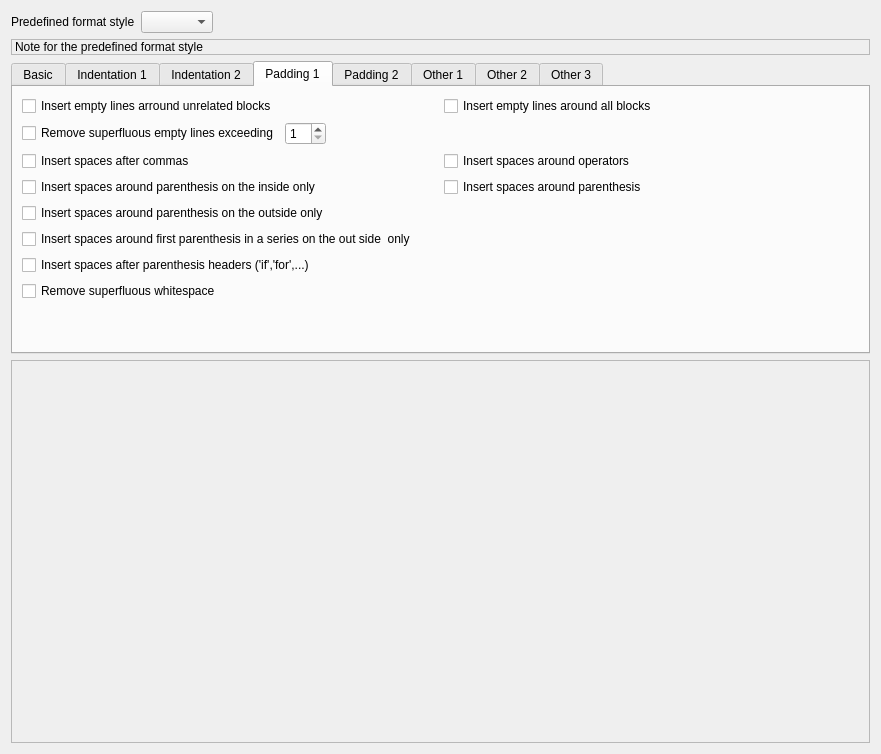
<?xml version="1.0" encoding="UTF-8"?>
<ui version="4.0">
 <class>FormatterGeneralWidget</class>
 <widget class="QWidget" name="FormatterGeneralWidget">
  <property name="geometry">
   <rect>
    <x>0</x>
    <y>0</y>
    <width>881</width>
    <height>754</height>
   </rect>
  </property>
  <property name="windowTitle">
   <string>Form</string>
  </property>
  <layout class="QVBoxLayout" name="verticalLayout_2">
   <item>
    <widget class="QWidget" name="widget" native="true">
     <layout class="QHBoxLayout" name="horizontalLayout">
      <property name="leftMargin">
       <number>0</number>
      </property>
      <property name="topMargin">
       <number>0</number>
      </property>
      <property name="rightMargin">
       <number>0</number>
      </property>
      <property name="bottomMargin">
       <number>0</number>
      </property>
      <item>
       <widget class="QLabel" name="label">
        <property name="text">
         <string>Predefined format style</string>
        </property>
       </widget>
      </item>
      <item>
       <widget class="QComboBox" name="cbBraceStyle"/>
      </item>
      <item>
       <spacer name="horizontalSpacer">
        <property name="orientation">
         <enum>Qt::Horizontal</enum>
        </property>
        <property name="sizeHint" stdset="0">
         <size>
          <width>40</width>
          <height>20</height>
         </size>
        </property>
       </spacer>
      </item>
     </layout>
    </widget>
   </item>
   <item>
    <widget class="QLabel" name="lblBraceStyle">
     <property name="frameShape">
      <enum>QFrame::StyledPanel</enum>
     </property>
     <property name="text">
      <string>&lt;html&gt;&lt;head/&gt;&lt;body&gt;&lt;p&gt;Note for the predefined format style&lt;/p&gt;&lt;/body&gt;&lt;/html&gt;</string>
     </property>
     <property name="wordWrap">
      <bool>true</bool>
     </property>
    </widget>
   </item>
   <item>
    <widget class="QTabWidget" name="tabWidget">
     <property name="currentIndex">
      <number>3</number>
     </property>
     <widget class="QWidget" name="tab">
      <attribute name="title">
       <string>Basic</string>
      </attribute>
      <layout class="QVBoxLayout" name="verticalLayout_3">
       <item>
        <widget class="QGroupBox" name="groupBox_2">
         <property name="title">
          <string>Brace modifications</string>
         </property>
         <layout class="QVBoxLayout" name="verticalLayout">
          <item>
           <widget class="QCheckBox" name="chkAttachNamespaces">
            <property name="text">
             <string>Attach braces to namespace statements</string>
            </property>
           </widget>
          </item>
          <item>
           <widget class="QCheckBox" name="chkAttachClasses">
            <property name="text">
             <string>Attach braces to classes</string>
            </property>
           </widget>
          </item>
          <item>
           <widget class="QCheckBox" name="chkAttachInline">
            <property name="text">
             <string>Attach braces to class inline function definitions</string>
            </property>
           </widget>
          </item>
          <item>
           <widget class="QCheckBox" name="chkAttachExternC">
            <property name="text">
             <string>Attach braces to extern &quot;C&quot; statements</string>
            </property>
           </widget>
          </item>
          <item>
           <widget class="QCheckBox" name="chkAttachClosingWhile">
            <property name="text">
             <string>Attach the closing while of do-while to the close brace</string>
            </property>
           </widget>
          </item>
         </layout>
        </widget>
       </item>
       <item>
        <widget class="QCheckBox" name="chkConvertTabs">
         <property name="text">
          <string>Convert tabs to the appropriate number of spaces</string>
         </property>
        </widget>
       </item>
      </layout>
     </widget>
     <widget class="QWidget" name="tab_3">
      <attribute name="title">
       <string>Indentation 1</string>
      </attribute>
      <layout class="QVBoxLayout" name="verticalLayout_4">
       <item>
        <widget class="QGroupBox" name="groupBox">
         <property name="title">
          <string>Indent with:</string>
         </property>
         <layout class="QHBoxLayout" name="horizontalLayout_2">
          <property name="topMargin">
           <number>5</number>
          </property>
          <property name="rightMargin">
           <number>11</number>
          </property>
          <property name="bottomMargin">
           <number>5</number>
          </property>
          <item>
           <widget class="QRadioButton" name="rbIndentSpaces">
            <property name="toolTip">
             <string>Indent using spaces</string>
            </property>
            <property name="text">
             <string>Spaces</string>
            </property>
           </widget>
          </item>
          <item>
           <widget class="QRadioButton" name="rbIndentTabs">
            <property name="toolTip">
             <string>Indent using tabs</string>
            </property>
            <property name="text">
             <string>Tabs</string>
            </property>
           </widget>
          </item>
         </layout>
        </widget>
       </item>
       <item>
        <widget class="QWidget" name="widget_2" native="true">
         <layout class="QGridLayout" name="gridLayout_2">
          <property name="leftMargin">
           <number>0</number>
          </property>
          <property name="topMargin">
           <number>0</number>
          </property>
          <property name="rightMargin">
           <number>0</number>
          </property>
          <property name="bottomMargin">
           <number>0</number>
          </property>
          <item row="0" column="0">
           <widget class="QLabel" name="label_2">
            <property name="text">
             <string>Tab Size:</string>
            </property>
           </widget>
          </item>
          <item row="0" column="2">
           <spacer name="horizontalSpacer_2">
            <property name="orientation">
             <enum>Qt::Horizontal</enum>
            </property>
            <property name="sizeHint" stdset="0">
             <size>
              <width>40</width>
              <height>20</height>
             </size>
            </property>
           </spacer>
          </item>
          <item row="0" column="1">
           <widget class="QSpinBox" name="spinTabSize">
            <property name="minimum">
             <number>1</number>
            </property>
            <property name="maximum">
             <number>8</number>
            </property>
            <property name="value">
             <number>4</number>
            </property>
           </widget>
          </item>
         </layout>
        </widget>
       </item>
       <item>
        <widget class="QWidget" name="widget_3" native="true">
         <layout class="QHBoxLayout" name="horizontalLayout_3">
          <property name="leftMargin">
           <number>0</number>
          </property>
          <property name="topMargin">
           <number>0</number>
          </property>
          <property name="rightMargin">
           <number>0</number>
          </property>
          <property name="bottomMargin">
           <number>0</number>
          </property>
          <item>
           <widget class="QLabel" name="label_3">
            <property name="text">
             <string>Indent for continuation lines:</string>
            </property>
           </widget>
          </item>
          <item>
           <widget class="QSpinBox" name="spinIndentContinuation">
            <property name="maximum">
             <number>4</number>
            </property>
            <property name="value">
             <number>1</number>
            </property>
           </widget>
          </item>
          <item>
           <spacer name="horizontalSpacer_3">
            <property name="orientation">
             <enum>Qt::Horizontal</enum>
            </property>
            <property name="sizeHint" stdset="0">
             <size>
              <width>40</width>
              <height>20</height>
             </size>
            </property>
           </spacer>
          </item>
         </layout>
        </widget>
       </item>
       <item>
        <widget class="QWidget" name="widget_4" native="true">
         <layout class="QHBoxLayout" name="horizontalLayout_4">
          <property name="leftMargin">
           <number>0</number>
          </property>
          <property name="topMargin">
           <number>0</number>
          </property>
          <property name="rightMargin">
           <number>0</number>
          </property>
          <property name="bottomMargin">
           <number>0</number>
          </property>
          <item>
           <widget class="QLabel" name="label_4">
            <property name="text">
             <string>Minimal indent for a continuous conditional beloning to a conditional header:</string>
            </property>
           </widget>
          </item>
          <item>
           <widget class="QComboBox" name="cbMinConditionalIndent"/>
          </item>
          <item>
           <spacer name="horizontalSpacer_4">
            <property name="orientation">
             <enum>Qt::Horizontal</enum>
            </property>
            <property name="sizeHint" stdset="0">
             <size>
              <width>187</width>
              <height>20</height>
             </size>
            </property>
           </spacer>
          </item>
         </layout>
        </widget>
       </item>
       <item>
        <widget class="QWidget" name="widget_5" native="true">
         <layout class="QHBoxLayout" name="horizontalLayout_5">
          <property name="leftMargin">
           <number>0</number>
          </property>
          <property name="topMargin">
           <number>0</number>
          </property>
          <property name="rightMargin">
           <number>0</number>
          </property>
          <property name="bottomMargin">
           <number>0</number>
          </property>
          <item>
           <widget class="QLabel" name="label_5">
            <property name="text">
             <string>Maximal indent spaces for a continuation line</string>
            </property>
           </widget>
          </item>
          <item>
           <widget class="QSpinBox" name="spinMaxContinuationIndent">
            <property name="minimum">
             <number>40</number>
            </property>
            <property name="maximum">
             <number>120</number>
            </property>
           </widget>
          </item>
          <item>
           <spacer name="horizontalSpacer_5">
            <property name="orientation">
             <enum>Qt::Horizontal</enum>
            </property>
            <property name="sizeHint" stdset="0">
             <size>
              <width>427</width>
              <height>20</height>
             </size>
            </property>
           </spacer>
          </item>
         </layout>
        </widget>
       </item>
       <item>
        <spacer name="verticalSpacer_5">
         <property name="orientation">
          <enum>Qt::Vertical</enum>
         </property>
         <property name="sizeHint" stdset="0">
          <size>
           <width>20</width>
           <height>40</height>
          </size>
         </property>
        </spacer>
       </item>
      </layout>
     </widget>
     <widget class="QWidget" name="tab_2">
      <attribute name="title">
       <string>Indentation 2</string>
      </attribute>
      <layout class="QGridLayout" name="gridLayout">
       <item row="10" column="0">
        <widget class="QCheckBox" name="chkIndentCol1Comments">
         <property name="text">
          <string>Indent line comments that start in column one</string>
         </property>
        </widget>
       </item>
       <item row="8" column="1">
        <widget class="QCheckBox" name="chkIndentPreprocDefine">
         <property name="text">
          <string>Indent multi-line preprocessor #define statements</string>
         </property>
        </widget>
       </item>
       <item row="2" column="0">
        <widget class="QCheckBox" name="chkIndentSwiches">
         <property name="text">
          <string>Indent switch blocks</string>
         </property>
        </widget>
       </item>
       <item row="5" column="0">
        <widget class="QCheckBox" name="chkIndentLabels">
         <property name="text">
          <string>Indent labels</string>
         </property>
        </widget>
       </item>
       <item row="8" column="0">
        <widget class="QCheckBox" name="chkIndentPreprocCond">
         <property name="text">
          <string>Indent preprocessor conditional statements</string>
         </property>
        </widget>
       </item>
       <item row="4" column="1">
        <widget class="QCheckBox" name="chkIndentAfterParens">
         <property name="text">
          <string>Indent after parenthesis '(' or assignment '='</string>
         </property>
        </widget>
       </item>
       <item row="0" column="1">
        <widget class="QCheckBox" name="chkIndentModifiers">
         <property name="text">
          <string>Indent class access modifiers</string>
         </property>
        </widget>
       </item>
       <item row="2" column="1">
        <widget class="QCheckBox" name="chkIndentCases">
         <property name="text">
          <string>Indent cases</string>
         </property>
        </widget>
       </item>
       <item row="0" column="0">
        <widget class="QCheckBox" name="chkIndentClasses">
         <property name="text">
          <string>Indent class blocks</string>
         </property>
        </widget>
       </item>
       <item row="4" column="0">
        <widget class="QCheckBox" name="chkIndentNamespaces">
         <property name="text">
          <string>Indent namespaces</string>
         </property>
        </widget>
       </item>
       <item row="5" column="1">
        <widget class="QCheckBox" name="chkIndentPreprocBlock">
         <property name="text">
          <string>Indent preprocessor blocks</string>
         </property>
        </widget>
       </item>
       <item row="11" column="0">
        <spacer name="verticalSpacer_4">
         <property name="orientation">
          <enum>Qt::Vertical</enum>
         </property>
         <property name="sizeHint" stdset="0">
          <size>
           <width>20</width>
           <height>40</height>
          </size>
         </property>
        </spacer>
       </item>
      </layout>
     </widget>
     <widget class="QWidget" name="tab_4">
      <attribute name="title">
       <string>Padding 1</string>
      </attribute>
      <layout class="QGridLayout" name="gridLayout_3">
       <item row="11" column="0" colspan="2">
        <widget class="QCheckBox" name="chkPadHeader">
         <property name="text">
          <string>Insert spaces after parenthesis headers ('if','for',...)</string>
         </property>
        </widget>
       </item>
       <item row="13" column="0">
        <spacer name="verticalSpacer_3">
         <property name="orientation">
          <enum>Qt::Vertical</enum>
         </property>
         <property name="sizeHint" stdset="0">
          <size>
           <width>20</width>
           <height>40</height>
          </size>
         </property>
        </spacer>
       </item>
       <item row="4" column="0">
        <widget class="QCheckBox" name="chkPadParenIn">
         <property name="text">
          <string>Insert spaces around parenthesis on the inside only</string>
         </property>
        </widget>
       </item>
       <item row="5" column="0">
        <widget class="QCheckBox" name="chkPadParenOut">
         <property name="text">
          <string>Insert spaces around parenthesis on the outside only</string>
         </property>
        </widget>
       </item>
       <item row="10" column="0" colspan="2">
        <widget class="QCheckBox" name="chkPadFirstParenOut">
         <property name="text">
          <string>Insert spaces around first parenthesis in a series on the out side  only</string>
         </property>
        </widget>
       </item>
       <item row="2" column="0">
        <widget class="QCheckBox" name="chkPadComma">
         <property name="text">
          <string>Insert spaces after commas</string>
         </property>
        </widget>
       </item>
       <item row="0" column="0">
        <widget class="QCheckBox" name="chkBreakBlocks">
         <property name="text">
          <string>Insert empty lines arround unrelated blocks</string>
         </property>
        </widget>
       </item>
       <item row="1" column="0" colspan="2">
        <widget class="QWidget" name="widget_7" native="true">
         <layout class="QHBoxLayout" name="horizontalLayout_7">
          <property name="leftMargin">
           <number>0</number>
          </property>
          <property name="topMargin">
           <number>0</number>
          </property>
          <property name="rightMargin">
           <number>0</number>
          </property>
          <property name="bottomMargin">
           <number>0</number>
          </property>
          <item>
           <widget class="QCheckBox" name="chkSqueezeEmptyLines">
            <property name="text">
             <string>Remove superfluous empty lines exceeding</string>
            </property>
           </widget>
          </item>
          <item>
           <widget class="QSpinBox" name="spinSqueezeEmptyLines">
            <property name="minimum">
             <number>1</number>
            </property>
           </widget>
          </item>
          <item>
           <spacer name="horizontalSpacer_8">
            <property name="orientation">
             <enum>Qt::Horizontal</enum>
            </property>
            <property name="sizeHint" stdset="0">
             <size>
              <width>40</width>
              <height>20</height>
             </size>
            </property>
           </spacer>
          </item>
         </layout>
        </widget>
       </item>
       <item row="2" column="1">
        <widget class="QCheckBox" name="chkPadOper">
         <property name="text">
          <string>Insert spaces around operators</string>
         </property>
        </widget>
       </item>
       <item row="4" column="1">
        <widget class="QCheckBox" name="chkPadParen">
         <property name="text">
          <string>Insert spaces around parenthesis</string>
         </property>
        </widget>
       </item>
       <item row="0" column="1">
        <widget class="QCheckBox" name="chkBreakBlocksAll">
         <property name="text">
          <string>Insert empty lines around all blocks</string>
         </property>
        </widget>
       </item>
       <item row="12" column="0" colspan="2">
        <widget class="QCheckBox" name="chkSqueezeWhitespace">
         <property name="text">
          <string>Remove superfluous whitespace</string>
         </property>
        </widget>
       </item>
      </layout>
     </widget>
     <widget class="QWidget" name="tab_5">
      <attribute name="title">
       <string>Padding 2</string>
      </attribute>
      <layout class="QGridLayout" name="gridLayout_4">
       <item row="3" column="1">
        <widget class="QRadioButton" name="rbAlignPointNone">
         <property name="text">
          <string>none</string>
         </property>
         <attribute name="buttonGroup">
          <string notr="true">pointerBtnGroup</string>
         </attribute>
        </widget>
       </item>
       <item row="4" column="1">
        <widget class="QRadioButton" name="rbAlignReferenceNone">
         <property name="text">
          <string>none</string>
         </property>
         <attribute name="buttonGroup">
          <string notr="true">referenceBtnGroup</string>
         </attribute>
        </widget>
       </item>
       <item row="0" column="0" colspan="6">
        <widget class="QCheckBox" name="chkUnpadParen">
         <property name="text">
          <string>Remove unnecessary space adding around parenthesis</string>
         </property>
        </widget>
       </item>
       <item row="3" column="2">
        <widget class="QRadioButton" name="rbAlignPointType">
         <property name="text">
          <string>type(left)</string>
         </property>
         <attribute name="buttonGroup">
          <string notr="true">pointerBtnGroup</string>
         </attribute>
        </widget>
       </item>
       <item row="3" column="4">
        <widget class="QRadioButton" name="rbAlignPointerName">
         <property name="text">
          <string>name(right)</string>
         </property>
         <attribute name="buttonGroup">
          <string notr="true">pointerBtnGroup</string>
         </attribute>
        </widget>
       </item>
       <item row="4" column="3">
        <widget class="QRadioButton" name="rbAlignReferenceMiddle">
         <property name="text">
          <string>middle</string>
         </property>
         <attribute name="buttonGroup">
          <string notr="true">referenceBtnGroup</string>
         </attribute>
        </widget>
       </item>
       <item row="3" column="0">
        <widget class="QLabel" name="label_6">
         <property name="text">
          <string>Attach a pointer operator to its :</string>
         </property>
        </widget>
       </item>
       <item row="4" column="2">
        <widget class="QRadioButton" name="rbAlignReferenceType">
         <property name="text">
          <string>type(left)</string>
         </property>
         <attribute name="buttonGroup">
          <string notr="true">referenceBtnGroup</string>
         </attribute>
        </widget>
       </item>
       <item row="4" column="4">
        <widget class="QRadioButton" name="rbAlignReferenceName">
         <property name="text">
          <string>name(right)</string>
         </property>
         <attribute name="buttonGroup">
          <string notr="true">referenceBtnGroup</string>
         </attribute>
        </widget>
       </item>
       <item row="1" column="0" colspan="6">
        <widget class="QCheckBox" name="chkDeleteEmptyLines">
         <property name="text">
          <string>Remove all empty lines. It will NOT delete lines added by the padding options.</string>
         </property>
        </widget>
       </item>
       <item row="2" column="0" colspan="6">
        <widget class="QCheckBox" name="chkFillEmptyLines">
         <property name="text">
          <string>Fill empty lines with the white space of the previous lines.</string>
         </property>
        </widget>
       </item>
       <item row="3" column="3">
        <widget class="QRadioButton" name="rbAlignPointerMiddle">
         <property name="text">
          <string>middle</string>
         </property>
         <attribute name="buttonGroup">
          <string notr="true">pointerBtnGroup</string>
         </attribute>
        </widget>
       </item>
       <item row="3" column="5">
        <spacer name="horizontalSpacer_6">
         <property name="orientation">
          <enum>Qt::Horizontal</enum>
         </property>
         <property name="sizeHint" stdset="0">
          <size>
           <width>40</width>
           <height>20</height>
          </size>
         </property>
        </spacer>
       </item>
       <item row="4" column="0">
        <widget class="QLabel" name="label_7">
         <property name="text">
          <string>Attach a reference operator to its :</string>
         </property>
        </widget>
       </item>
       <item row="5" column="0">
        <spacer name="verticalSpacer_2">
         <property name="orientation">
          <enum>Qt::Vertical</enum>
         </property>
         <property name="sizeHint" stdset="0">
          <size>
           <width>20</width>
           <height>40</height>
          </size>
         </property>
        </spacer>
       </item>
      </layout>
     </widget>
     <widget class="QWidget" name="tab_6">
      <attribute name="title">
       <string>Other 1</string>
      </attribute>
      <layout class="QGridLayout" name="gridLayout_5">
       <item row="3" column="0">
        <widget class="QCheckBox" name="chkAddBraces">
         <property name="text">
          <string>Add braces to unbraced one line conditional statements</string>
         </property>
        </widget>
       </item>
       <item row="4" column="0">
        <widget class="QCheckBox" name="chkAddOneLineBraces">
         <property name="text">
          <string>Add one line braces to unbraced one line conditional statements</string>
         </property>
        </widget>
       </item>
       <item row="2" column="0">
        <widget class="QCheckBox" name="chkBreakOneLineHeaders">
         <property name="text">
          <string>Break one line headers ('if','while','else'...) from the statement on the same line</string>
         </property>
        </widget>
       </item>
       <item row="5" column="0">
        <widget class="QCheckBox" name="chkRemoveBraces">
         <property name="text">
          <string>Remove braces from a braced one line conditional statements</string>
         </property>
        </widget>
       </item>
       <item row="0" column="0">
        <widget class="QCheckBox" name="chkBreakClosingBraces">
         <property name="text">
          <string>Break braces before close headers ('else','catch&quot;...)</string>
         </property>
        </widget>
       </item>
       <item row="1" column="0">
        <widget class="QCheckBox" name="chkBreakElseIf">
         <property name="text">
          <string>Break 'else if' statements into two lines</string>
         </property>
        </widget>
       </item>
       <item row="6" column="0">
        <spacer name="verticalSpacer_6">
         <property name="orientation">
          <enum>Qt::Vertical</enum>
         </property>
         <property name="sizeHint" stdset="0">
          <size>
           <width>20</width>
           <height>40</height>
          </size>
         </property>
        </spacer>
       </item>
      </layout>
     </widget>
     <widget class="QWidget" name="tab_7">
      <attribute name="title">
       <string>Other 2</string>
      </attribute>
      <layout class="QGridLayout" name="gridLayout_6">
       <item row="4" column="0">
        <widget class="QCheckBox" name="chkAttachReturnType">
         <property name="text">
          <string>Attach return type to the function name in its definition</string>
         </property>
        </widget>
       </item>
       <item row="6" column="0">
        <widget class="QCheckBox" name="chkKeepOneLineBlocks">
         <property name="text">
          <string>Don't break blocks residing completely on one line</string>
         </property>
        </widget>
       </item>
       <item row="2" column="0">
        <widget class="QCheckBox" name="chkBreakReturnType">
         <property name="text">
          <string>Break return type from the function name in its definition</string>
         </property>
        </widget>
       </item>
       <item row="7" column="0">
        <widget class="QCheckBox" name="chkKeepOneLineStatements">
         <property name="text">
          <string>Don't break multiple statements residing on one line</string>
         </property>
        </widget>
       </item>
       <item row="0" column="0">
        <widget class="QCheckBox" name="chkBreakReturnTypeDecl">
         <property name="text">
          <string>Break return type from the function name in its declaration</string>
         </property>
        </widget>
       </item>
       <item row="1" column="0">
        <widget class="QCheckBox" name="chkAttachReturnTypeDecl">
         <property name="text">
          <string>Attach return type to the function name in its declaration</string>
         </property>
        </widget>
       </item>
       <item row="8" column="0">
        <spacer name="verticalSpacer_7">
         <property name="orientation">
          <enum>Qt::Vertical</enum>
         </property>
         <property name="sizeHint" stdset="0">
          <size>
           <width>20</width>
           <height>40</height>
          </size>
         </property>
        </spacer>
       </item>
      </layout>
     </widget>
     <widget class="QWidget" name="tab_8">
      <attribute name="title">
       <string>Other 3</string>
      </attribute>
      <layout class="QGridLayout" name="gridLayout_7">
       <item row="3" column="0">
        <widget class="QWidget" name="widget_6" native="true">
         <layout class="QHBoxLayout" name="horizontalLayout_6">
          <property name="leftMargin">
           <number>0</number>
          </property>
          <property name="topMargin">
           <number>0</number>
          </property>
          <property name="rightMargin">
           <number>0</number>
          </property>
          <property name="bottomMargin">
           <number>0</number>
          </property>
          <item>
           <widget class="QCheckBox" name="chkBreakMaxCodeLength">
            <property name="text">
             <string>Break lines exceeds</string>
            </property>
           </widget>
          </item>
          <item>
           <widget class="QSpinBox" name="spinMaxCodeLength">
            <property name="suffix">
             <string>characters</string>
            </property>
            <property name="minimum">
             <number>50</number>
            </property>
            <property name="maximum">
             <number>200</number>
            </property>
            <property name="value">
             <number>200</number>
            </property>
           </widget>
          </item>
          <item>
           <spacer name="horizontalSpacer_7">
            <property name="orientation">
             <enum>Qt::Horizontal</enum>
            </property>
            <property name="sizeHint" stdset="0">
             <size>
              <width>40</width>
              <height>20</height>
             </size>
            </property>
           </spacer>
          </item>
         </layout>
        </widget>
       </item>
       <item row="5" column="0">
        <spacer name="verticalSpacer">
         <property name="orientation">
          <enum>Qt::Vertical</enum>
         </property>
         <property name="sizeHint" stdset="0">
          <size>
           <width>20</width>
           <height>40</height>
          </size>
         </property>
        </spacer>
       </item>
       <item row="1" column="0">
        <widget class="QCheckBox" name="chkRemoveCommentPrefix">
         <property name="text">
          <string>Remove the leading '*' prefix on multi-line comments and indent the comment text one line indent.</string>
         </property>
        </widget>
       </item>
       <item row="0" column="0">
        <widget class="QCheckBox" name="chkCloseTemplates">
         <property name="text">
          <string>Close ending angle brackets on template definitions</string>
         </property>
        </widget>
       </item>
       <item row="4" column="0">
        <widget class="QCheckBox" name="chkBreakAfterLogical">
         <property name="text">
          <string>Place the logical conditional to the last on the previous line, when break lines</string>
         </property>
        </widget>
       </item>
      </layout>
     </widget>
    </widget>
   </item>
   <item>
    <widget class="Editor" name="editDemo">
     <property name="sizePolicy">
      <sizepolicy hsizetype="Preferred" vsizetype="Expanding">
       <horstretch>0</horstretch>
       <verstretch>1</verstretch>
      </sizepolicy>
     </property>
     <property name="minimumSize">
      <size>
       <width>0</width>
       <height>200</height>
      </size>
     </property>
     <property name="frameShape">
      <enum>QFrame::StyledPanel</enum>
     </property>
     <property name="frameShadow">
      <enum>QFrame::Raised</enum>
     </property>
    </widget>
   </item>
  </layout>
 </widget>
 <customwidgets>
  <customwidget>
   <class>Editor</class>
   <extends>QFrame</extends>
   <header>src/editor.h</header>
   <container>1</container>
  </customwidget>
 </customwidgets>
 <tabstops>
  <tabstop>cbBraceStyle</tabstop>
  <tabstop>tabWidget</tabstop>
  <tabstop>chkAttachNamespaces</tabstop>
  <tabstop>chkAttachClasses</tabstop>
  <tabstop>chkAttachInline</tabstop>
  <tabstop>chkAttachExternC</tabstop>
  <tabstop>chkAttachClosingWhile</tabstop>
  <tabstop>chkConvertTabs</tabstop>
  <tabstop>rbIndentSpaces</tabstop>
  <tabstop>rbIndentTabs</tabstop>
  <tabstop>spinTabSize</tabstop>
  <tabstop>spinIndentContinuation</tabstop>
  <tabstop>cbMinConditionalIndent</tabstop>
  <tabstop>spinMaxContinuationIndent</tabstop>
  <tabstop>chkIndentClasses</tabstop>
  <tabstop>chkIndentModifiers</tabstop>
  <tabstop>chkIndentSwiches</tabstop>
  <tabstop>chkIndentCases</tabstop>
  <tabstop>chkIndentNamespaces</tabstop>
  <tabstop>chkIndentAfterParens</tabstop>
  <tabstop>chkIndentLabels</tabstop>
  <tabstop>chkIndentPreprocBlock</tabstop>
  <tabstop>chkIndentPreprocCond</tabstop>
  <tabstop>chkIndentPreprocDefine</tabstop>
  <tabstop>chkIndentCol1Comments</tabstop>
  <tabstop>chkBreakBlocks</tabstop>
  <tabstop>chkPadOper</tabstop>
  <tabstop>chkPadParenIn</tabstop>
  <tabstop>chkPadParen</tabstop>
  <tabstop>chkPadParenOut</tabstop>
  <tabstop>chkPadFirstParenOut</tabstop>
  <tabstop>chkPadHeader</tabstop>
  <tabstop>chkUnpadParen</tabstop>
  <tabstop>chkDeleteEmptyLines</tabstop>
  <tabstop>chkFillEmptyLines</tabstop>
  <tabstop>rbAlignPointNone</tabstop>
  <tabstop>rbAlignPointType</tabstop>
  <tabstop>rbAlignPointerMiddle</tabstop>
  <tabstop>rbAlignPointerName</tabstop>
  <tabstop>rbAlignReferenceNone</tabstop>
  <tabstop>rbAlignReferenceType</tabstop>
  <tabstop>rbAlignReferenceMiddle</tabstop>
  <tabstop>rbAlignReferenceName</tabstop>
  <tabstop>chkBreakClosingBraces</tabstop>
  <tabstop>chkBreakElseIf</tabstop>
  <tabstop>chkBreakOneLineHeaders</tabstop>
  <tabstop>chkAddBraces</tabstop>
  <tabstop>chkAddOneLineBraces</tabstop>
  <tabstop>chkRemoveBraces</tabstop>
  <tabstop>chkBreakReturnTypeDecl</tabstop>
  <tabstop>chkAttachReturnTypeDecl</tabstop>
  <tabstop>chkBreakReturnType</tabstop>
  <tabstop>chkAttachReturnType</tabstop>
  <tabstop>chkKeepOneLineBlocks</tabstop>
  <tabstop>chkKeepOneLineStatements</tabstop>
  <tabstop>chkCloseTemplates</tabstop>
  <tabstop>chkRemoveCommentPrefix</tabstop>
  <tabstop>chkBreakMaxCodeLength</tabstop>
  <tabstop>spinMaxCodeLength</tabstop>
  <tabstop>chkBreakAfterLogical</tabstop>
 </tabstops>
 <resources/>
 <connections/>
 <buttongroups>
  <buttongroup name="pointerBtnGroup"/>
  <buttongroup name="referenceBtnGroup"/>
 </buttongroups>
</ui>
